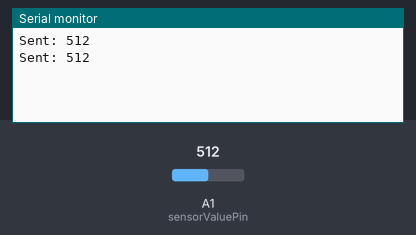
Bench run of a sketch on a simulated Arduino Uno, built with avr-gcc and run on an emulated ATmega328P. Parts: the last lines printed to the serial monitor. Inputs (shaded band) come from the test bench; at power-on: A1 (sensorValuePin) = 512. No radio packets arrive unless stated.

Above: at 5.8 s.
5.9 s: A1 (sensorValuePin) set to 716
At 11.0 s:
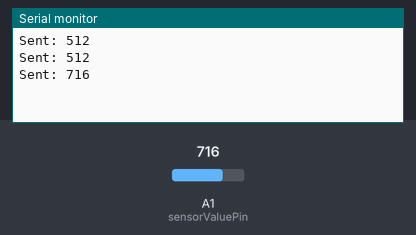
11.9 s: A1 (sensorValuePin) set to 900
At 15.9 s:
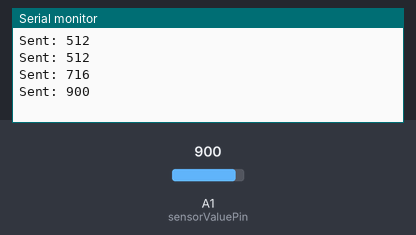
Timing chart, 0 to 17.4 s (numbered marks = the images above; inputs shaded):
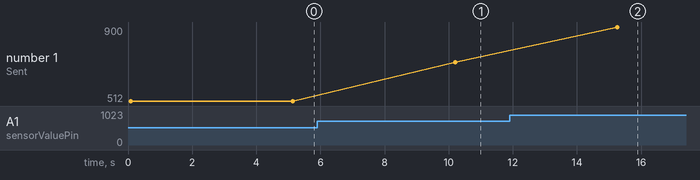

The sketch:

loraSender.ino
```cpp
#include <SPI.h>
#include <LoRa.h>

#define SX1262_CS 5 // Replace with the GPIO pin number you connected to NSS (CS)
#define RECEIVER_ADDRESS 1 // Change this address for the specific receiver

int sensorValuePin = 15;

void setup() {
  Serial.begin(9600);
  while (!Serial);

  if (!LoRa.begin(SX1262_CS)) {
    Serial.println("LoRa initialization failed");
    while (1);
  }

  // Set the frequency to match your LoRa module (e.g., 868.0 for SX1262)
  LoRa.setFrequency(868.0);
}

void loop() {
  int sensorValue = analogRead(sensorValuePin);

  LoRa.beginPacket();
  LoRa.setTxAddress(RECEIVER_ADDRESS); // Set the receiver address
  LoRa.print(sensorValue);
  LoRa.endPacket();

  Serial.println("Sent: " + String(sensorValue));

  delay(5000); // Send every 5 seconds
}
```

Measured:
- after the input at 5.9 s, the serial monitor: prints a new line after 4.3 s (image 1)
- after the input at 11.9 s, the serial monitor: prints a new line after 3.4 s (image 2)
- plotted number 1: 512 → 716 after the input at 5.9 s, 716 → 900 after the input at 11.9 s
